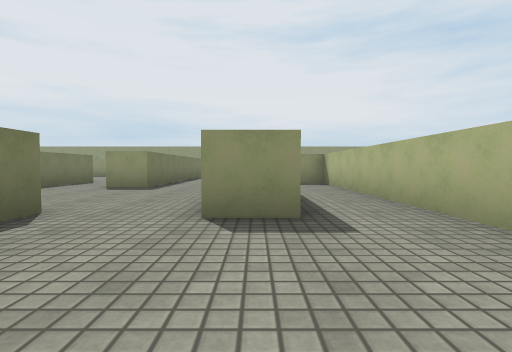
View 1 (above)

16 first-person views from a walk through a Unity game level. The camera is 0.52 m above the floor, tilts 2° down and sees 85° across. The floor is counted in squares, 1 m on a side. Each view is taken from the middle of a square. On the plan, view 1 faces up. The plan holds only what a view shows up to about 9 squares ahead; the rest is blank. The place goes on beyond the plan. Surface patterns are stand-ins for the level's own textures.

View 2
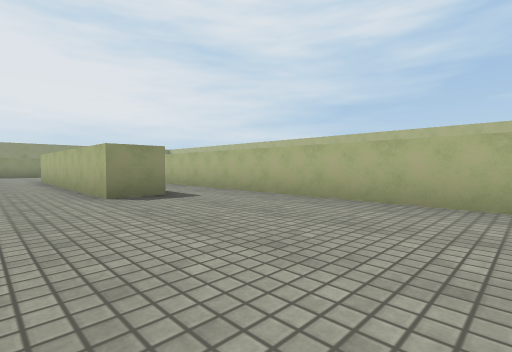

View 3
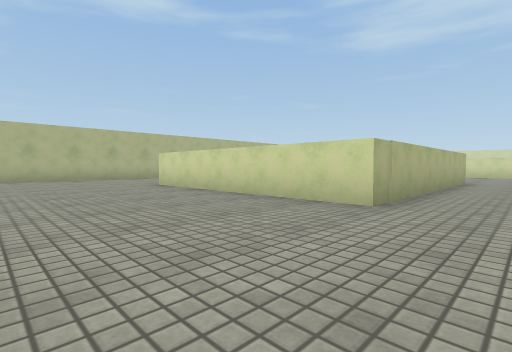

View 4
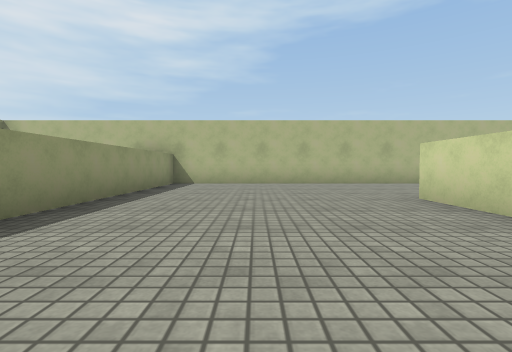

View 5
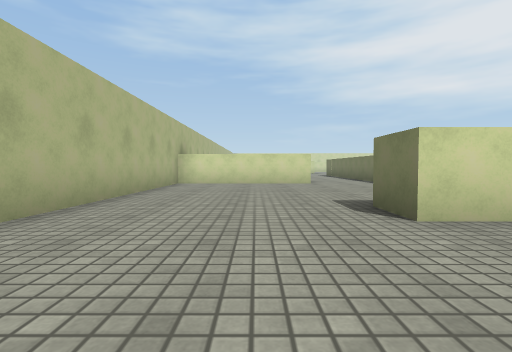

View 6
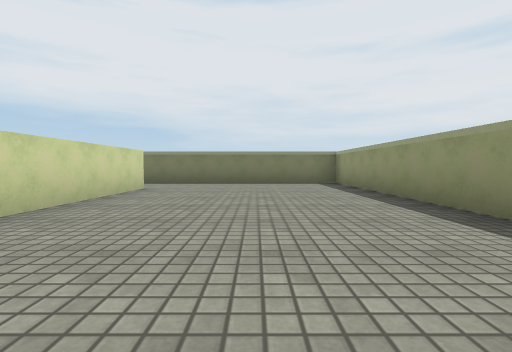

View 7
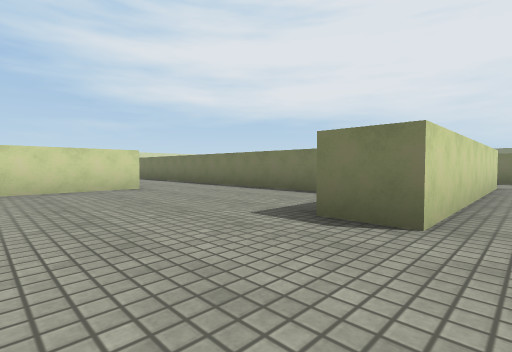

View 8
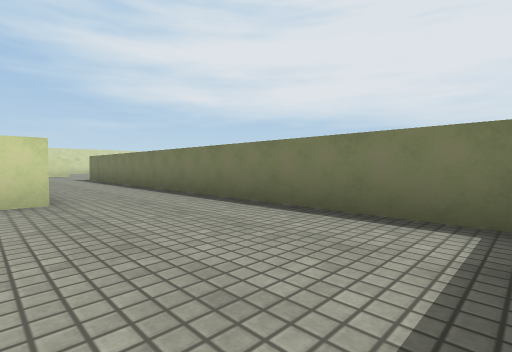

View 9
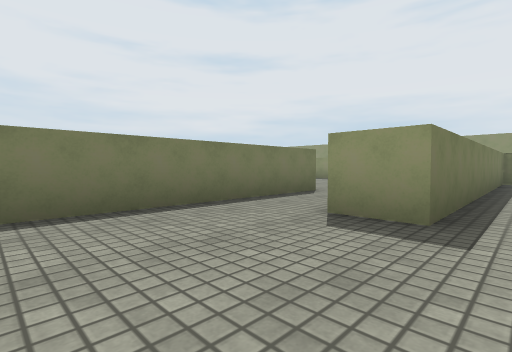

View 10
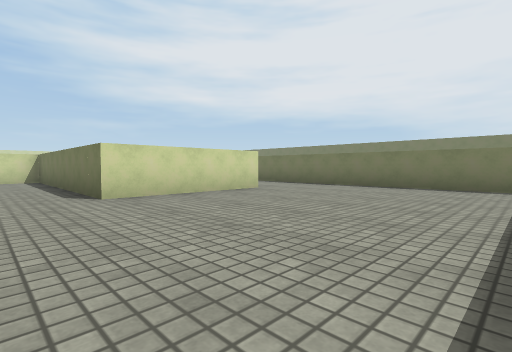

View 11
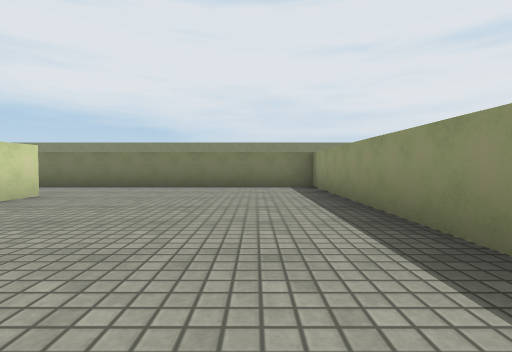

View 12
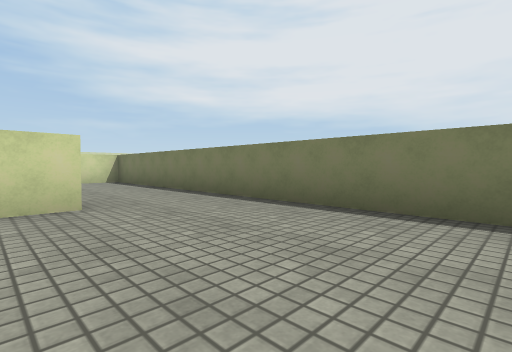

View 13
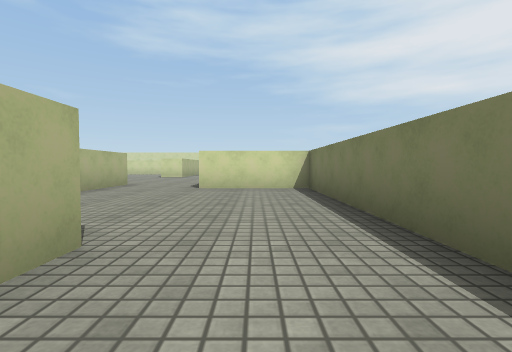

View 14
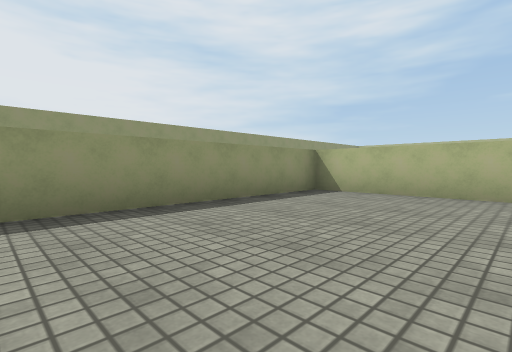

View 15
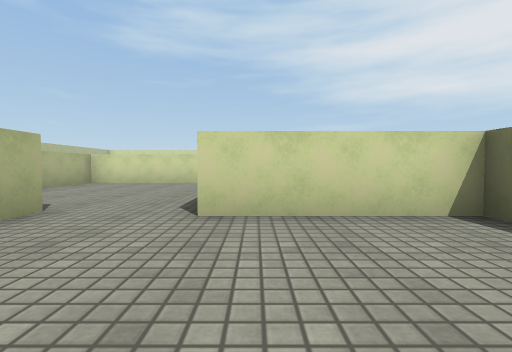

View 16
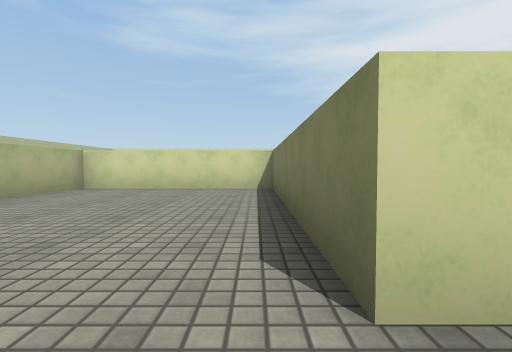

### Floor plan
Points are (right, up) in squares from view 1. A wall is a line through its corners. A room is listed if a view was taken in it or the views show most of it. See-through windows are left out.
Room 1 (views 1, 2)
walls: (0.5, 2.8) (-0.5, 2.8); (-2.4, 3.1) (-2.4, -2.6) (2.1, -2.6) (2.1, 8.4) (1.2, 8.4)
ways out: opening at (-1.5, 3) to room 2
Room 2 (views 3, 4, 5, 6, 7, 8, 9, 15, 16)
walls: (3, 8) (3, 4.5); (5.2, 3.5) (9.4, 3.5) (9.4, 14.5) (-2.6, 14.5) (-2.6, 6.8) (-3.8, 6.8); (-0.5, 2.8) (-0.5, 9.4) (5.5, 9.4) (5.5, 8.4); (-5.4, 9.2) (-5.4, 3.1) (-2.4, 3.1)
ways out: opening at (-1.5, 3) to room 1; opening at (-4.5, 9.5) to room 3; opening at (4.5, 3.5)
Room 3 (views 10, 11, 12, 13, 14)
walls: (-8.9, 9.2) (-5.4, 9.2); (-3.6, 11.1) (-3.6, 14.5) (-11.3, 14.5) (-11.3, 9.5)
ways out: opening at (-4.5, 9.5) to room 2; opening at (-9.5, 8.5) to room 4
Room 4 (no view inside)
walls: (-8.9, 8.1) (-8.9, 8.9); (-11.3, 9.5) (-11.3, 3.5) (-8.6, 3.5)
ways out: opening at (-9.5, 8.5) to room 3; opening at (-7.5, 2.5)

Where each view was taken, in squares from view 1:
view 1: 0 up, 0 right, facing up
view 2: 2 down, 2 left, facing up-right
view 3: 13 up, 2 left, facing down-right
view 4: 12 up, 1 right, facing right
view 5: 12 up, 7 right, facing down
view 6: 12 up, 6 right, facing left
view 7: 10 up, 8 right, facing down-left
view 8: 8 up, 6 right, facing down-left
view 9: 4 up, 2 left, facing up-left
view 10: 14 up, 4 left, facing down-left
view 11: 13 up, 4 left, facing left
view 12: 13 up, 8 left, facing down-left
view 13: 10 up, 10 left, facing down
view 14: 11 up, 9 left, facing up-right
view 15: 6 up, 3 left, facing down
view 16: 4 up, 2 left, facing down
